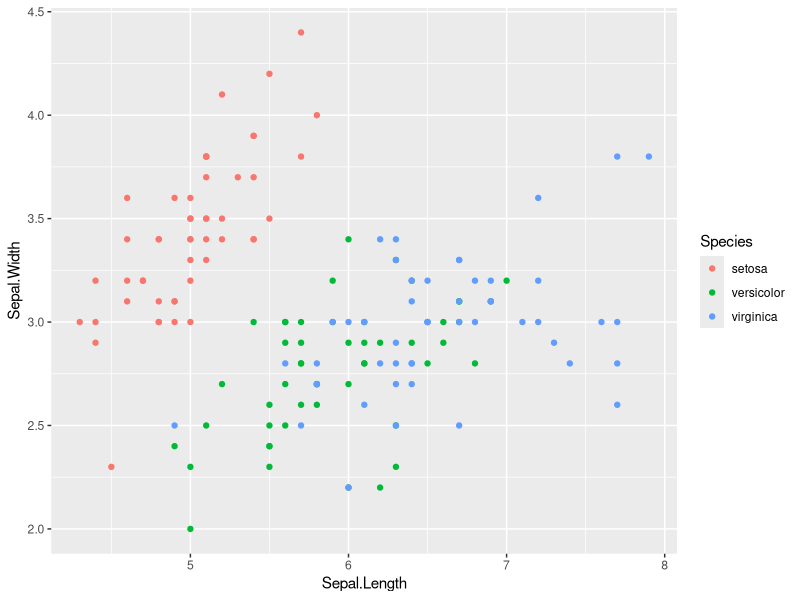
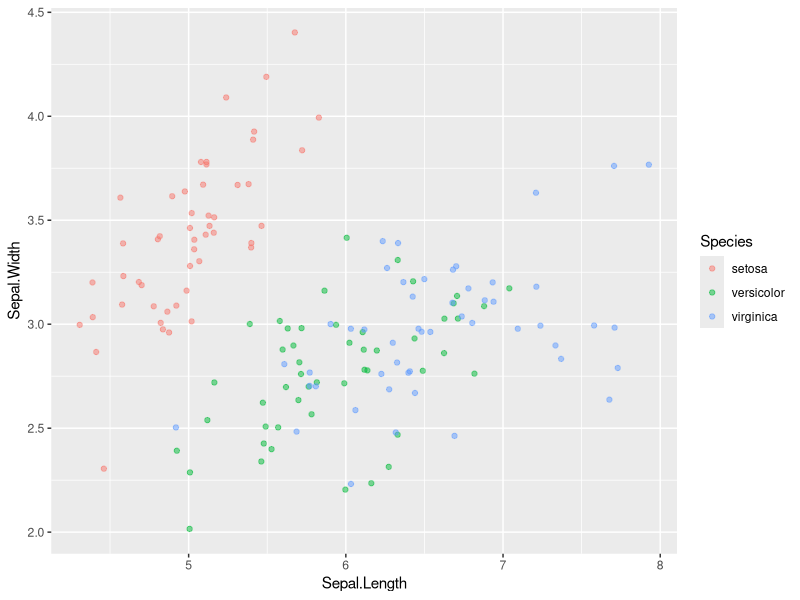
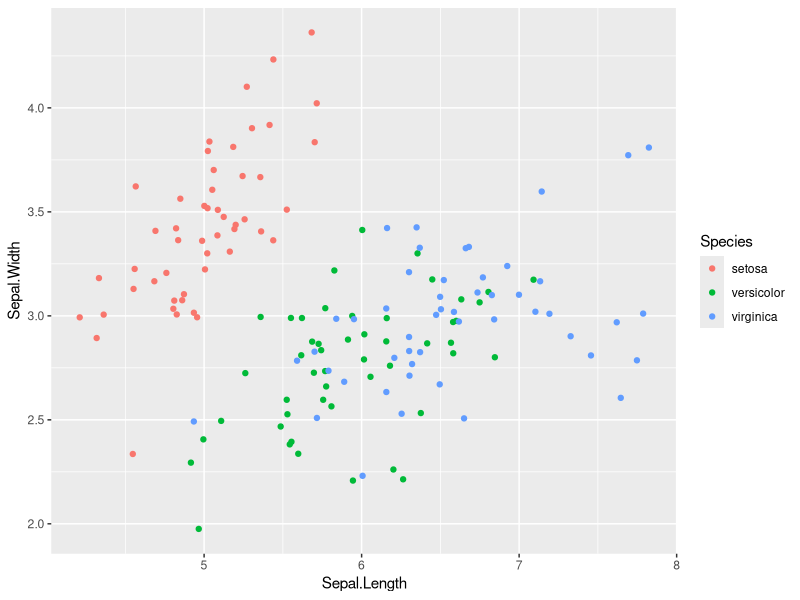
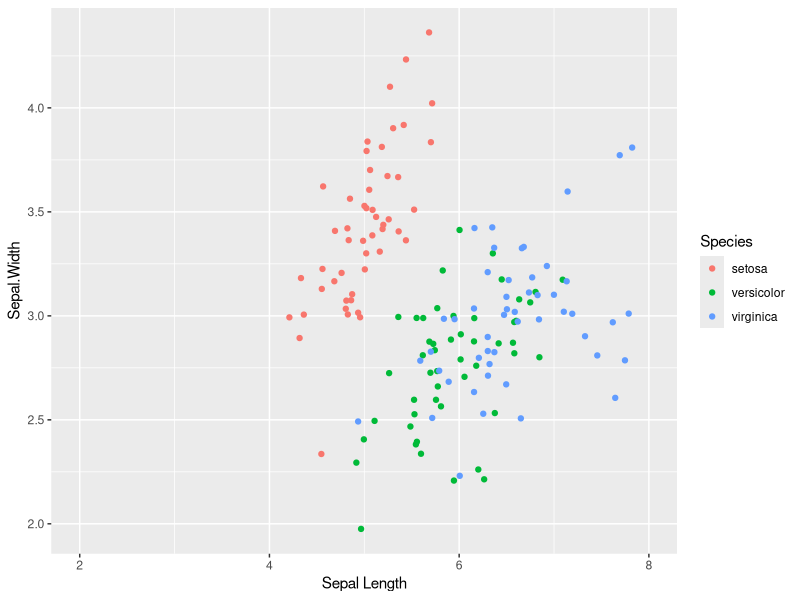
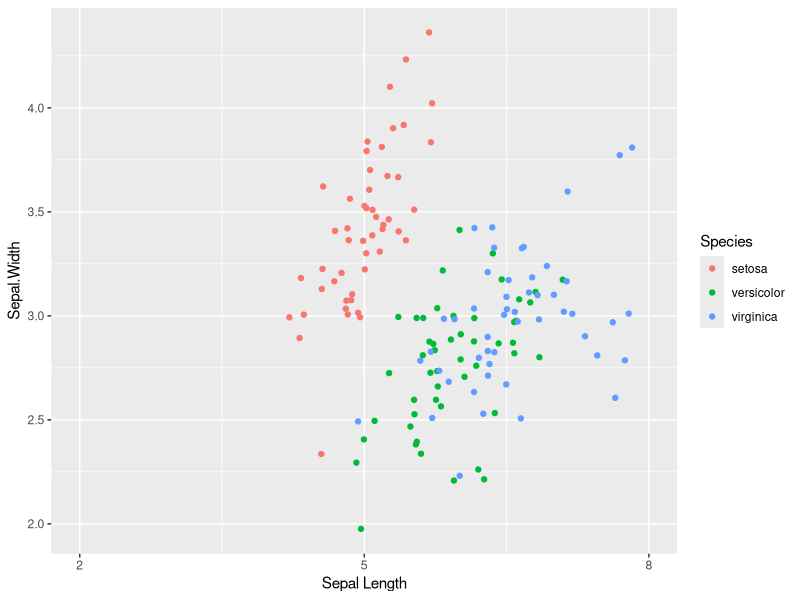
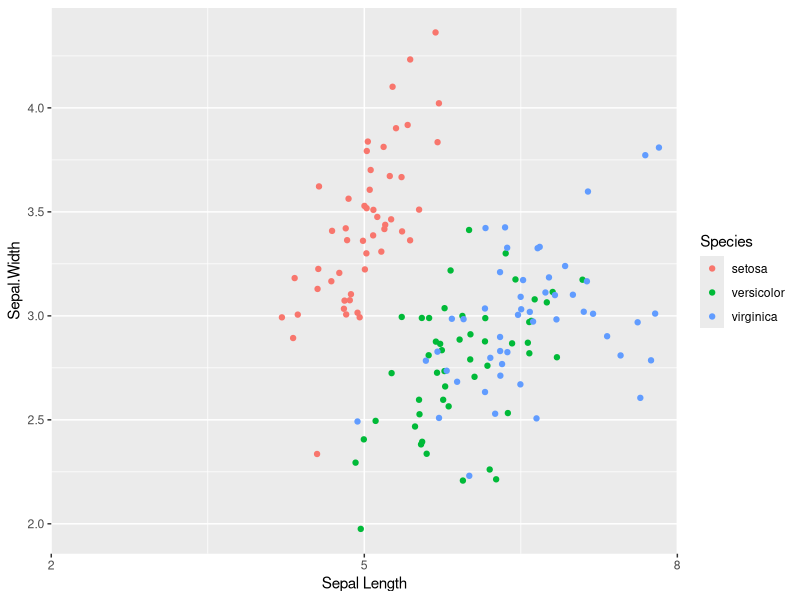
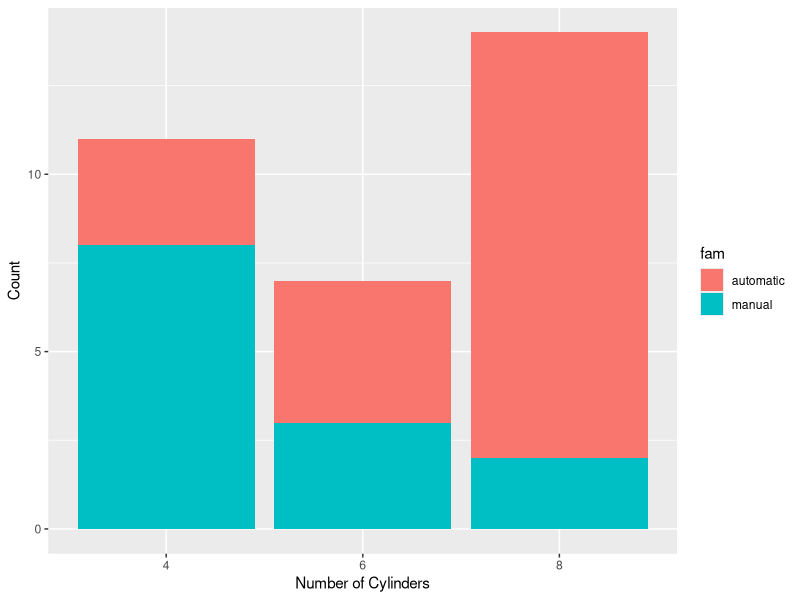
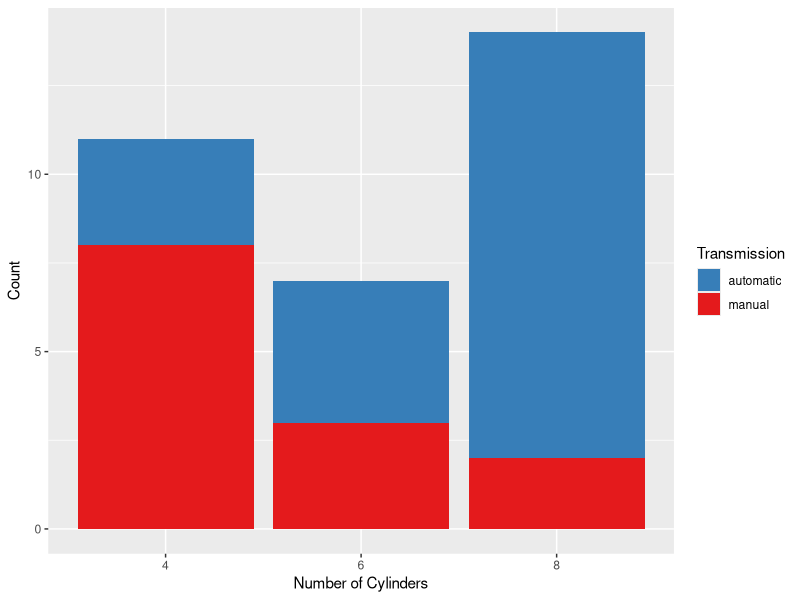

The R script that drew these images, in order:
# Packages ------------
library(tidyverse)



iris %>% 
  ggplot(aes(x = Sepal.Length, y = Sepal.Width,
             color = Species)) +
  geom_point()


iris %>% 
  ggplot(aes(x = Sepal.Length, y = Sepal.Width,
             color = Species)) +
  geom_point(alpha=0.5, position = "jitter")


posn_j <- position_jitter(.1, seed = 36)
iris %>% 
  ggplot(aes(x = Sepal.Length, y = Sepal.Width,
             color = Species)) +
  geom_point(position = posn_j)


iris %>% 
  ggplot(aes(x = Sepal.Length, y = Sepal.Width,
             color = Species)) +
  geom_point(position = posn_j) +
  scale_x_continuous("Sepal Length", limits = c(2,8)) +
  scale_color_discrete("Species")

# breaks control tick mark positions
iris %>% 
  ggplot(aes(x = Sepal.Length, y = Sepal.Width,
             color = Species)) +
  geom_point(position = posn_j) +
  scale_x_continuous("Sepal Length", limits = c(2,8),
                     breaks = seq(2, 8, 3)) +
  scale_color_discrete("Species")

# expand:expand the range of the scales  so that there is a small gap between the data 
# and the axes

iris %>% 
  ggplot(aes(x = Sepal.Length, y = Sepal.Width,
             color = Species)) +
  geom_point(position = posn_j) +
  scale_x_continuous("Sepal Length", limits = c(2,8),
                     breaks = seq(2, 8, 3),
                     expand = c(0,0)) +
  scale_color_discrete("Species")


# Exercises ------------

## Updating aesthetic labels -----------
# In this exercise, you'll modify some aesthetics to make a bar plot of the number 
# of cylinders for cars with different types of transmission.
# 
# You'll also make use of some functions for improving the appearance of the plot.
# 
# labs() to set the x- and y-axis labels. It takes strings for each argument.
# scale_fill_manual() defines properties of the color scale (i.e. axis). 
# The first argument sets the legend title. values is a named vector of colors to use.
# 1 Set the x-axis label to "Number of Cylinders", 
# and the y-axis label to "Count" using the x and y arguments of labs(), respectively.
mtcars2 <- mtcars %>% 
  mutate(fcyl = factor(cyl), 
         fam = ifelse(am == 0, "automatic", "manual"))

ggplot(mtcars2, aes(fcyl, fill = fam)) +
  geom_bar() +
  # Set the axis labels
  labs(x = "Number of Cylinders",
       y = "Count")


# Implement a custom fill color scale using scale_fill_manual(). 
# Set the first argument to "Transmission", and values to palette.
palette <- c(automatic = "#377EB8", manual = "#E41A1C")

ggplot(mtcars2, aes(fcyl, fill = fam)) +
  geom_bar() +
  labs(x = "Number of Cylinders", y = "Count") +
  # Set the fill color scale
  scale_fill_manual("Transmission", values = palette)


# Modify the code to set the position to dodge so that the bars 
# for transmissions are displayed side by side.
palette <- c(automatic = "#377EB8", manual = "#E41A1C")

# Set the position
ggplot(mtcars2, aes(fcyl, fill = fam)) +
  geom_bar(position = "dodge") +
  labs(x = "Number of Cylinders", y = "Count") +
scale_fill_manual("Transmission", values = palette)


## Setting a dummy aesthetic ---------
# In the last chapter you saw that all the visible aesthetics can serve 
# as attributes and aesthetics, but I very conveniently left out x and y. 
# That's because although you can make univariate plots (such as histograms, 
# which you'll get to in the next chapter), 
# a y-axis will always be provided, even if you didn't ask for it.

# You can make univariate plots in ggplot2, but you will need to add a fake y 
# axis by mapping y to zero.

# When using setting y-axis limits, you can specify the limits as 
# separate arguments, or as a single numeric vector. That is, ylim(lo, hi) or ylim(c(lo, hi)).

# 1
# Using mtcars, plot 0 vs. mpg.
# Make a scatter plot and add "jitter" to it.

# Plot 0 vs. mpg
ggplot(mtcars2, aes(x=mpg, y=0)) +
  # Add jitter 
  geom_point(position = "jitter")

#2. Use ylim() to set the limits on the y-axis from -2 to 2.
ggplot(mtcars, aes(mpg, 0)) +
  geom_jitter() +
  # Set the y-axis limits
  ylim(limit=c(-2,2))
